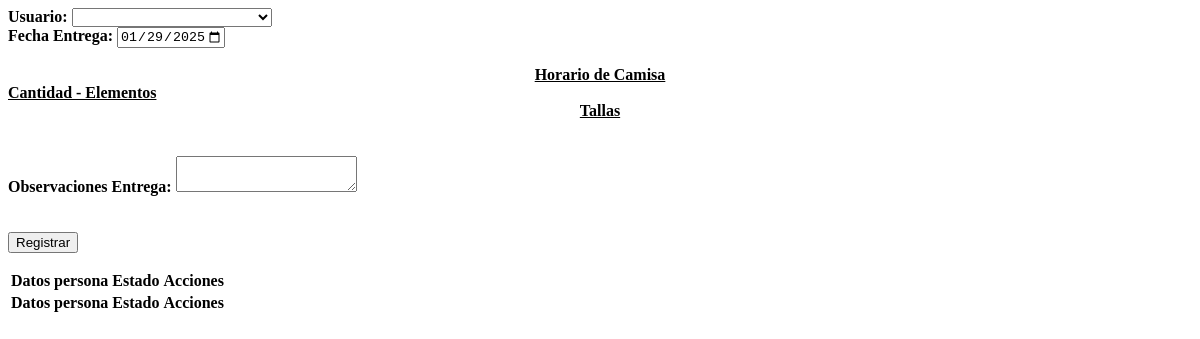
Page /views/vdot.php on the earlier database version.
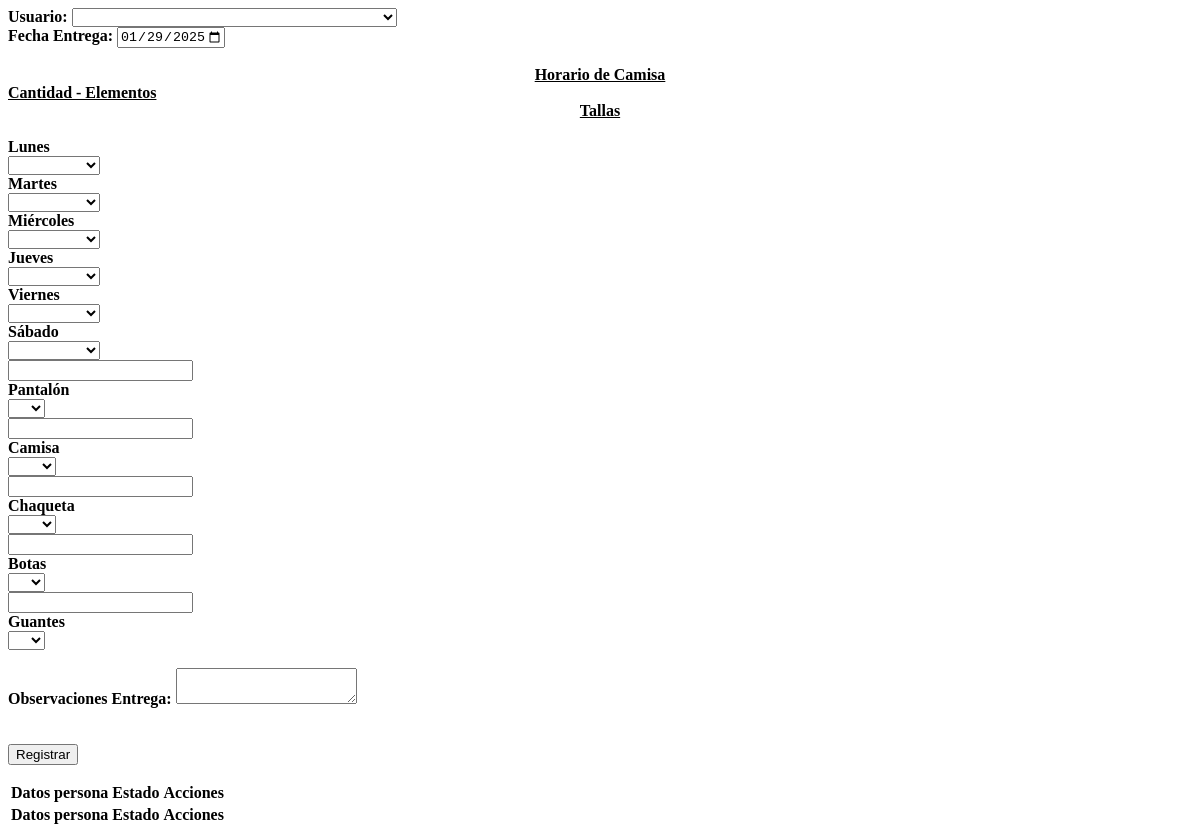
Same page on the later database version.
### tables this page shows
CREATE TABLE `valor` (
  `idval` bigint(11) NOT NULL,
  `nomval` varchar(70) DEFAULT NULL,
  `iddom` bigint(11) DEFAULT NULL,
  `codval` bigint(11) DEFAULT NULL,
  `actval` tinyint(1) NOT NULL DEFAULT 1
);

### controllers/cdot.php (called while the page is built, shortened)
<?php
    require_once("models/mdot.php");
    $mdot = new Mdot();
    $ident = isset($_REQUEST['ident']) ? $_REQUEST['ident']:NULL;
    $idvdia = $mdot->getAllDom(13);
    $ope = isset($_REQUEST['ope']) ? $_REQUEST['ope']:NULL;
    $datOne = NULL;
    $pg = 111;
    $mdot->setIdent($ident);
    $datPer = $mdot->getAllPer($ope);
    $datDot = $mdot->getAllDom(7);
    $datTalS = $mdot->getAllDom(8);
    $datTalP = $mdot->getAllDom(9);
    $datTalZ = $mdot->getAllDom(10);
    $datTalG = $mdot->getAllDom(11);
    $datCol = $mdot->getAllDom(12);
    $datDia = $mdot->getAllDom(13);
?>

### models/mdot.php (called while the page is built, shortened)
<?php
    class Mdot{
        function getAllDom($iddom){
            $sql = "SELECT idval, nomval FROM valor WHERE iddom=:iddom";
            $modelo = new conexion();
            $conexion = $modelo->get_conexion();
            $result = $conexion->prepare($sql);
            $result->bindParam(":iddom", $iddom);
            $result->execute();
            $res = $result->fetchall(PDO::FETCH_ASSOC);
            return $res;
        }
        function getAllPer($ope){
                    $sql = "SELECT DISTINCT idper, nomper, apeper, ndper FROM persona";
                    if(!$ope) $sql.= " WHERE actper=1";
                    $sql .= " ORDER BY apeper";
                    $modelo = new conexion();
                    $conexion = $modelo->get_conexion();
                    $result = $conexion->prepare($sql);
                    $result->execute();
                    $res = $result->fetchall(PDO::FETCH_ASSOC);
                    return $res;
                 }
    }
?>

### views/vdot.php (the view, shortened to what this page needs)
<?php
require_once('controllers/cdot.php');
$hoy = date("Y-m-d");
?>
<form action="home.php?pg=<?= $pg; ?>" method="POST" id="frmins">
    <div class="row">
        <div class="form-group col-md-8 ui-widget">
            <label for="idperrec"><strong>Usuario:</strong></label>
            <select id="combobox1" name="idperrec" class="form-control form-select" <?php if ($datOne) echo 'disabled'; else echo 'required';?>>
                <option value="0"></option>
                <?php if ($datPer) {
                    foreach ($datPer as $dep) { ?>
                        <option value='<?= $dep['idper']; ?>' <?php if ($datOne && $dep['idper'] == $datOne[0]['prec']) echo " selected "; ?>>
                        </option>
                <?php }
                } ?>
            </select>
        </div>
        <div class="form-group col-md-4">
            <label for="fecent"><strong>Fecha Entrega:</strong></label>
            <input class="form-control" type="date" id="fecent" name="fecent" max=<?php echo $hoy; ?> <?php if ($datOne) echo 'value="' . $datOne[0]['fecent'] . '" disabled';
                else echo 'value="' . $hoy . '" required'; ?>>
        </div>
        <br>
        <div class="form-group col-md-4" style="text-align: center;"><strong><u>Horario de Camisa</u></strong></div>
        <div class="form-group col-md-4" style="text-align: left;" ><strong><u>Cantidad - Elementos</u></strong></div>
        <div class="form-group col-md-3" style="text-align: center;"><strong><u>Tallas</u></strong></div>
        <div class="form-group col-md-12"></div><br>
        <div class="form-group col-md-4 row">
            <?php if ($datDia && $datCol ) {
                foreach ($datDia as $ddo) { ?>
                    <div class="form-group col-sm-6">
                        <label for="idvdia"><strong><?= $ddo['nomval']; ?></strong></label>
                    </div>
                    <div class="form-group col-sm-6">
                        <select name="idvcol[]" id="idvcol" class="form-control form-select">
                            <option value="0"></option>
                            <?php if ($datCol) { foreach ($datCol as $ddt) { ?>
                                <option value="<?= $ddt['idval'] ?>" <?php if ($datCxD){ foreach ($datCxD as $ddot){ if ($ddt['idval'] == $ddot['idvcol'] && $ddot['idvdia'] == $ddo['idval']) echo " selected ";}}?>>
                                </option>
                            <?php }} ?>
                        </select>
                    </div>
            <?php }} ?>
        </div>
        <div class="form-group col-md-8 row">
        <?php if ($datDot && $datTalS && $datTalP && $datTalZ) {
            foreach ($datDot as $ddo) {?>
                <div class="form-group col-6 row">
                    <div class="form-group col-3">
                        <input class="form-control" type="text" name="cant[]" value="<?php if ($datTxD) {
                                } ?>" onkeypress="return solonum(event);">
                    </div>
                    <div class="form-group col-9">
                        <label for="idvdot"><strong><?= $ddo['nomval']; ?></strong></label>
                    </div>
                </div>
                <div class="form-group col-sm-6">
                    <select name="idvtal[]" id="idvtal" class="form-control form-select">
                        <option value="0"></option>
                        <?php
                        if ($ddo['idval'] == 78 or $ddo['idval'] == 79) $datTal = $datTalS;
                        elseif ($ddo['idval'] == 77) $datTal = $datTalP;
                        elseif ($ddo['idval'] == 80) $datTal = $datTalZ;
                        elseif ($ddo['idval'] == 81) $datTal = $datTalG;
                        if ($datTal) {
                            foreach ($datTal as $ddt) { ?>
                                <option value="<?= $ddt['idval'] ?>" <?php if ($datTxD) {
                                        } ?>>
                                </option>
                        <?php }
                        } ?>
                    </select>
                </div>
        <?php }} ?>
        </div>
        <div class="form-group col-md-12">
            <br>
            <label for="observ"><strong>Observaciones Entrega:</strong></label>
            <textarea class="form-control" type="text" id="observ" name="observ" <?php if ($datOne) echo 'required'; ?>><?php if ($datOne) echo $datOne[0]['observ']; ?></textarea>
        </div>
        <div class="form-group col-md-12" id="boxbtn">
            <br><br>
            <input class="btn btn-primary" type="submit" value="Registrar">
        </div>
    </div>
</form>
<table id="mytable" class="table table-striped">
    <thead>
        <tr>
            <th>Datos persona</th>
            <th>Estado</th>
            <th>Acciones</th>
        </tr>
    </thead>
    <tfoot>
        <tr>
            <th>Datos persona</th>
            <th>Estado</th>
            <th>Acciones</th>
        </tr>
    </tfoot>
</table>

Differences in the rows shown:
added valor: nomval "Lunes"
added valor: nomval "Martes"
added valor: nomval "Miércoles"
added valor: nomval "Jueves"
added valor: nomval "Viernes"
added valor: nomval "Sábado"
added valor: nomval "Pantalón"
added valor: nomval "Camisa"
added valor: nomval "Chaqueta"
added valor: nomval "Botas"
added valor: nomval "Guantes"
